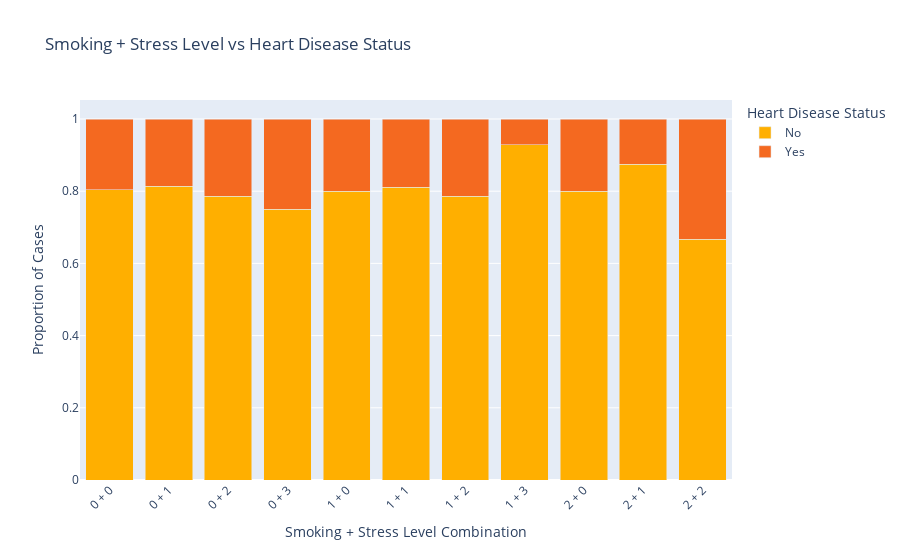

Write notebook code for a chart like this one.
### Code cell
import pandas as pd
import plotly.express as px

df = disease.copy() 


df['Heart_Disease_Status'] = df['Heart_Disease_Status'].replace({0: 'No', 1: 'Yes'})


grouped = df.groupby(['Smoking', 'Stress_Level', 'Heart_Disease_Status']).size().reset_index(name='Count')
grouped['Proportion'] = grouped.groupby(['Smoking', 'Stress_Level'])['Count'].transform(lambda x: x / x.sum())


grouped['Group'] = grouped['Smoking'].astype(str) + ' + ' + grouped['Stress_Level'].astype(str)


color_map = {
    'No': '#ffaf00',   # Light Blue
    'Yes': '#f46920'   # Light Pink
}


fig = px.bar(grouped,
             x='Group',
             y='Proportion',
             color='Heart_Disease_Status',
             color_discrete_map=color_map,
             barmode='stack',
             title="Smoking + Stress Level vs Heart Disease Status",
             labels={
                 'Proportion': 'Proportion of Cases',
                 'Group': 'Smoking + Stress Level Combination',
                 'Heart_Disease_Status': 'Heart Disease Status'
             })

fig.update_layout(
    xaxis_tickangle=-45,
    legend_title_text='Heart Disease Status'
)

fig.show()

### Figure 1 — Plotly figure (JSON) as saved in the notebook; plotly's stock layout.template omitted (floating-point values rounded to 4 significant figures)
{"data": [{"alignmentgroup": "True", "hovertemplate": "Heart Disease Status=No<br>Smoking + Stress Level Combination=%{x}<br>Proportion of Cases=%{y}<extra></extra>", "legendgroup": "No", "marker": {"color": "#ffaf00", "pattern": {"shape": ""}}, "name": "No", "offsetgroup": "No", "orientation": "v", "showlegend": true, "textposition": "auto", "type": "bar", "x": ["0 + 0", "0 + 1", "0 + 2", "0 + 3", "1 + 0", "1 + 1", "1 + 2", "1 + 3", "2 + 0", "2 + 1", "2 + 2"], "xaxis": "x", "y": [0.8034, 0.8141, 0.7867, 0.75, 0.7999, 0.811, 0.7856, 0.9286, 0.8, 0.875, 0.6667], "yaxis": "y"}, {"alignmentgroup": "True", "hovertemplate": "Heart Disease Status=Yes<br>Smoking + Stress Level Combination=%{x}<br>Proportion of Cases=%{y}<extra></extra>", "legendgroup": "Yes", "marker": {"color": "#f46920", "pattern": {"shape": ""}}, "name": "Yes", "offsetgroup": "Yes", "orientation": "v", "showlegend": true, "textposition": "auto", "type": "bar", "x": ["0 + 0", "0 + 1", "0 + 2", "0 + 3", "1 + 0", "1 + 1", "1 + 2", "1 + 3", "2 + 0", "2 + 1", "2 + 2"], "xaxis": "x", "y": [0.1966, 0.1859, 0.2133, 0.25, 0.2001, 0.189, 0.2144, 0.07143, 0.2, 0.125, 0.3333], "yaxis": "y"}], "layout": {"barmode": "stack", "legend": {"title": {"text": "Heart Disease Status"}, "tracegroupgap": 0}, "title": {"text": "Smoking + Stress Level vs Heart Disease Status"}, "xaxis": {"anchor": "y", "domain": [0, 1], "tickangle": -45, "title": {"text": "Smoking + Stress Level Combination"}}, "yaxis": {"anchor": "x", "domain": [0, 1], "title": {"text": "Proportion of Cases"}}}}
